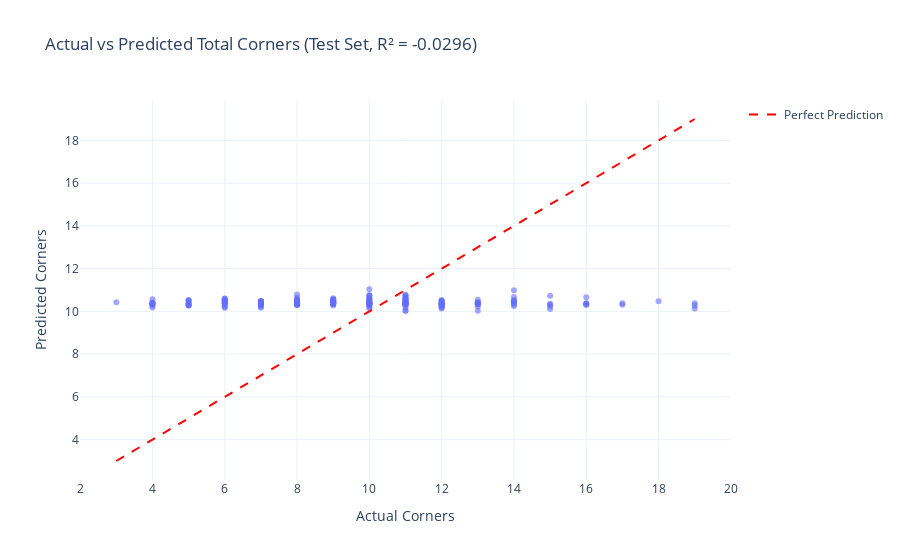

Source (notebook cell):
### Code cell
# =============================================================================
# CELL 13: Actual vs Predicted Plot
# =============================================================================

fig = px.scatter(
    x=y_test,
    y=y_pred_test,
    labels={'x': 'Actual Corners', 'y': 'Predicted Corners'},
    title=f'Actual vs Predicted Total Corners (Test Set, R² = {test_metrics["r2"]:.4f})',
    template='plotly_white',
    opacity=0.6
)

# Add perfect prediction line
min_val = min(y_test.min(), y_pred_test.min())
max_val = max(y_test.max(), y_pred_test.max())
fig.add_trace(go.Scatter(
    x=[min_val, max_val],
    y=[min_val, max_val],
    mode='lines',
    name='Perfect Prediction',
    line=dict(color='red', dash='dash')
))

fig.show()

### Figure 1 — Plotly figure (JSON) as saved in the notebook; plotly's stock layout.template omitted (floating-point values rounded to 4 significant figures; data arrays with more than 128 entries replaced by an {"elided": "..."} marker saying what was removed)
{"data": [{"hovertemplate": "Actual Corners=%{x}<br>Predicted Corners=%{y}<extra></extra>", "legendgroup": "", "marker": {"color": "#636efa", "opacity": 0.6, "symbol": "circle"}, "mode": "markers", "name": "", "orientation": "v", "showlegend": false, "type": "scatter", "x": {"elided": "190 int values"}, "xaxis": "x", "y": {"elided": "190 float values"}, "yaxis": "y"}, {"line": {"color": "red", "dash": "dash"}, "mode": "lines", "name": "Perfect Prediction", "type": "scatter", "x": [3, 19], "y": [3, 19]}], "layout": {"legend": {"tracegroupgap": 0}, "title": {"text": "Actual vs Predicted Total Corners (Test Set, R² = -0.0296)"}, "xaxis": {"anchor": "y", "domain": [0, 1], "title": {"text": "Actual Corners"}}, "yaxis": {"anchor": "x", "domain": [0, 1], "title": {"text": "Predicted Corners"}}}}
